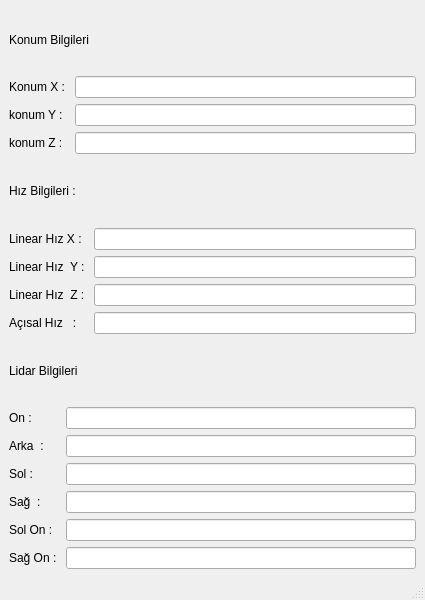
<?xml version="1.0" encoding="UTF-8"?>
<ui version="4.0">
 <class>MainWindow</class>
 <widget class="QMainWindow" name="MainWindow">
  <property name="geometry">
   <rect>
    <x>0</x>
    <y>0</y>
    <width>425</width>
    <height>600</height>
   </rect>
  </property>
  <property name="minimumSize">
   <size>
    <width>425</width>
    <height>600</height>
   </size>
  </property>
  <property name="maximumSize">
   <size>
    <width>425</width>
    <height>600</height>
   </size>
  </property>
  <property name="windowTitle">
   <string>Robot Bilgi Paneli</string>
  </property>
  <widget class="QWidget" name="centralwidget">
   <layout class="QGridLayout" name="gridLayout">
    <item row="0" column="0">
     <widget class="QLabel" name="label_4">
      <property name="text">
       <string>Konum Bilgileri</string>
      </property>
     </widget>
    </item>
    <item row="1" column="0">
     <layout class="QFormLayout" name="formLayout">
      <item row="1" column="1">
       <widget class="QLineEdit" name="le_konumY"/>
      </item>
      <item row="0" column="1">
       <widget class="QLineEdit" name="le_konumX"/>
      </item>
      <item row="0" column="0">
       <widget class="QLabel" name="label">
        <property name="text">
         <string>Konum X : </string>
        </property>
       </widget>
      </item>
      <item row="1" column="0">
       <widget class="QLabel" name="label_2">
        <property name="text">
         <string>konum Y : </string>
        </property>
       </widget>
      </item>
      <item row="2" column="0">
       <widget class="QLabel" name="label_3">
        <property name="text">
         <string>konum Z : </string>
        </property>
       </widget>
      </item>
      <item row="2" column="1">
       <widget class="QLineEdit" name="le_konumX_2"/>
      </item>
     </layout>
    </item>
    <item row="2" column="0">
     <widget class="QLabel" name="label_9">
      <property name="text">
       <string>Hız Bilgileri : </string>
      </property>
     </widget>
    </item>
    <item row="3" column="0">
     <layout class="QFormLayout" name="formLayout_2">
      <item row="0" column="0">
       <widget class="QLabel" name="label_5">
        <property name="text">
         <string>Linear Hız X : </string>
        </property>
       </widget>
      </item>
      <item row="0" column="1">
       <widget class="QLineEdit" name="le_linearHizX"/>
      </item>
      <item row="1" column="1">
       <widget class="QLineEdit" name="le_linearHizY"/>
      </item>
      <item row="1" column="0">
       <widget class="QLabel" name="label_6">
        <property name="text">
         <string>Linear Hız  Y : </string>
        </property>
       </widget>
      </item>
      <item row="2" column="0">
       <widget class="QLabel" name="label_7">
        <property name="text">
         <string>Linear Hız  Z : </string>
        </property>
       </widget>
      </item>
      <item row="2" column="1">
       <widget class="QLineEdit" name="le_linearHizZ"/>
      </item>
      <item row="3" column="0">
       <widget class="QLabel" name="label_8">
        <property name="text">
         <string>Açısal Hız   : </string>
        </property>
       </widget>
      </item>
      <item row="3" column="1">
       <widget class="QLineEdit" name="le_angularHiz"/>
      </item>
     </layout>
    </item>
    <item row="4" column="0">
     <widget class="QLabel" name="label_16">
      <property name="text">
       <string>Lidar Bilgileri</string>
      </property>
     </widget>
    </item>
    <item row="5" column="0">
     <layout class="QFormLayout" name="formLayout_3">
      <item row="0" column="0">
       <widget class="QLabel" name="label_10">
        <property name="text">
         <string>On : </string>
        </property>
       </widget>
      </item>
      <item row="0" column="1">
       <widget class="QLineEdit" name="le_lidarOn"/>
      </item>
      <item row="1" column="0">
       <widget class="QLabel" name="label_11">
        <property name="text">
         <string>Arka  : </string>
        </property>
       </widget>
      </item>
      <item row="1" column="1">
       <widget class="QLineEdit" name="le_lidarArka"/>
      </item>
      <item row="2" column="0">
       <widget class="QLabel" name="label_12">
        <property name="text">
         <string>Sol : </string>
        </property>
       </widget>
      </item>
      <item row="2" column="1">
       <widget class="QLineEdit" name="le_lidarSol"/>
      </item>
      <item row="3" column="0">
       <widget class="QLabel" name="label_13">
        <property name="text">
         <string>Sağ  : </string>
        </property>
       </widget>
      </item>
      <item row="3" column="1">
       <widget class="QLineEdit" name="le_lidarSag"/>
      </item>
      <item row="4" column="0">
       <widget class="QLabel" name="label_14">
        <property name="text">
         <string>Sol On : </string>
        </property>
       </widget>
      </item>
      <item row="4" column="1">
       <widget class="QLineEdit" name="le_lidarSolOn"/>
      </item>
      <item row="5" column="0">
       <widget class="QLabel" name="label_15">
        <property name="text">
         <string>Sağ On : </string>
        </property>
       </widget>
      </item>
      <item row="5" column="1">
       <widget class="QLineEdit" name="le_lidarSagOn"/>
      </item>
     </layout>
    </item>
   </layout>
  </widget>
  <widget class="QMenuBar" name="menubar">
   <property name="geometry">
    <rect>
     <x>0</x>
     <y>0</y>
     <width>425</width>
     <height>22</height>
    </rect>
   </property>
  </widget>
  <widget class="QStatusBar" name="statusbar"/>
 </widget>
 <resources/>
 <connections/>
</ui>
